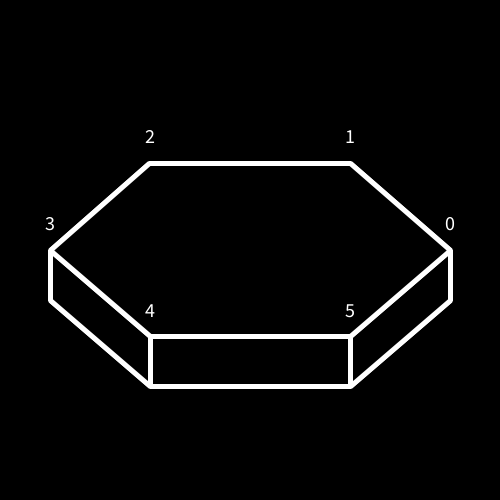
Frame 1 (no input)
Frame 60 (the mouse pressed at the canvas centre just before this capture): identical to frame 1, image omitted
Frame 120 (the mouse held since frame 60 and released just before this capture): identical to frame 1, image omitted

The Processing sketch that drew this single still picture (run headless with seeded random() and noise(); from frame 60 on, the mouse is pressed at the canvas centre):

// Processing sketch: HexStack
// ── HexStack.pde
Hex h;
void setup() {
  size(500, 500);
  h = new Hex(width/2, height/2, 200, 50);
  fill(0);
  stroke(255);
  strokeWeight(5);
  textSize(20);
  textAlign(CENTER);
  strokeJoin(BEVEL);
}

void draw() {
  background(0);
  h.show();
}

// ── Hex.pde
class Hex {
  float rx, ry, t;
  PVector c;
  PVector[] vTops, vBots;
  Hex(float x, float y, float r_, float t_) {
    c = new PVector(x, y);
    rx = r_;
    ry = r_/2;
    t = t_;
    vTops = new PVector[6];
    vBots = new PVector[6];
    findVertices();
  }

  void findVertices() {
    for (int i = 0; i < 6; i++) {
      float a = i*TWO_PI/6;
      vTops[i] = new PVector(c.x + rx*cos(-a), c.y + ry*sin(-a));
      vBots[i] = new PVector(c.x + rx*cos(-a), c.y + ry*sin(-a) + t);
    }
  }

  void show() {
    fill(0);
    stroke(255);
    // draw bottom
    beginShape();
    for (int i = 0; i < 6; i++) {
      vertex(vBots[i].x, vBots[i].y);
    }
    endShape(CLOSE);

    //// draw sides
    for (int i = 0; i < 6; i++) {
      int start = i;
      int end = (i+1)%6;
      beginShape();
        vertex(vTops[start].x, vTops[start].y);
        vertex(vBots[start].x, vBots[start].y);
        vertex(vBots[end].x, vBots[end].y);
        vertex(vTops[end].x, vTops[end].y);
      endShape(CLOSE);
    }


    // draw top
    beginShape();
    for (int i = 0; i < 6; i++) {
      vertex(vTops[i].x, vTops[i].y);
    }
    endShape(CLOSE);

    // label vertices
    fill(255);
    for (int i = 0; i < 6; i++) {
      text(i, vTops[i].x, vTops[i].y-20);
    }
  }
}
